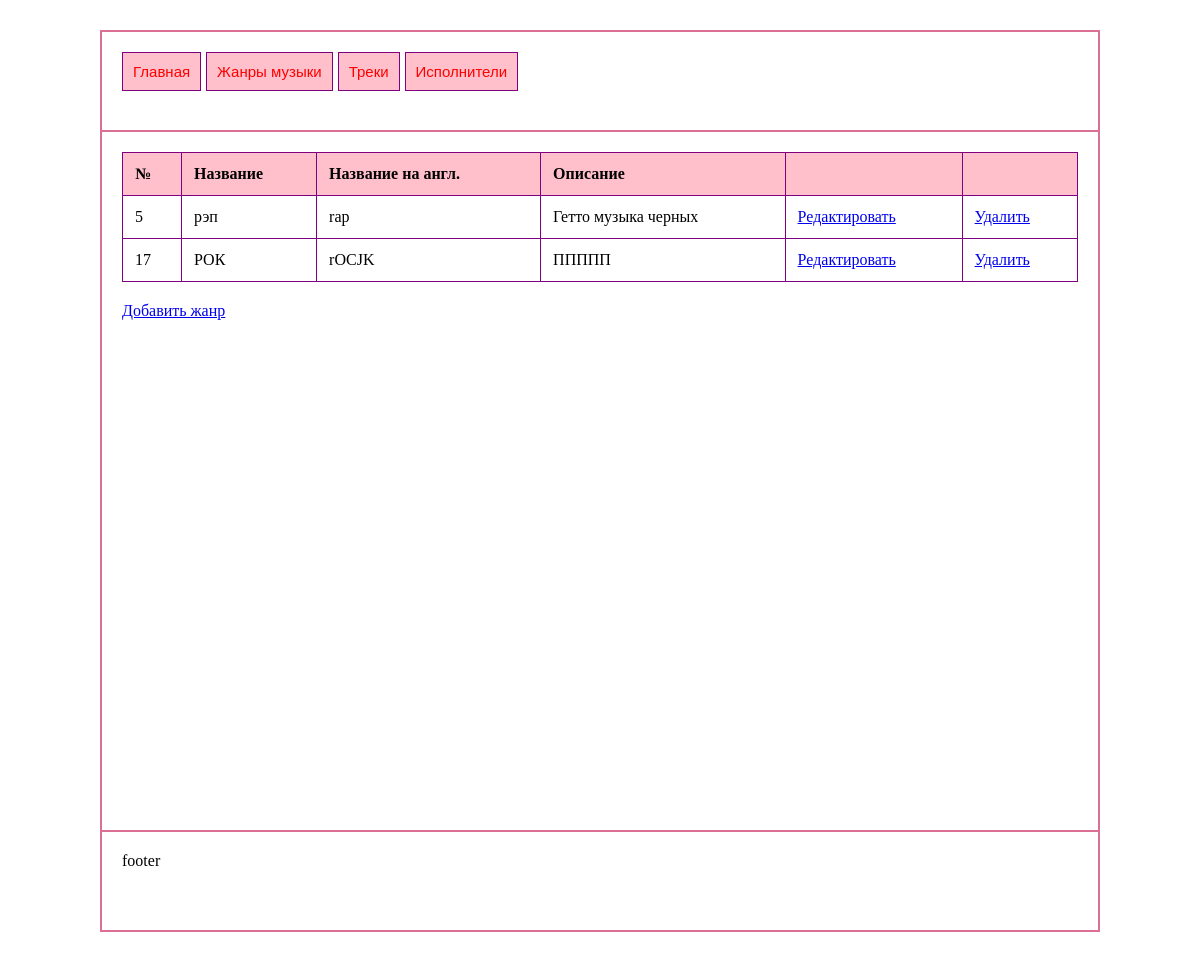
Page /janri/ on the earlier database version.
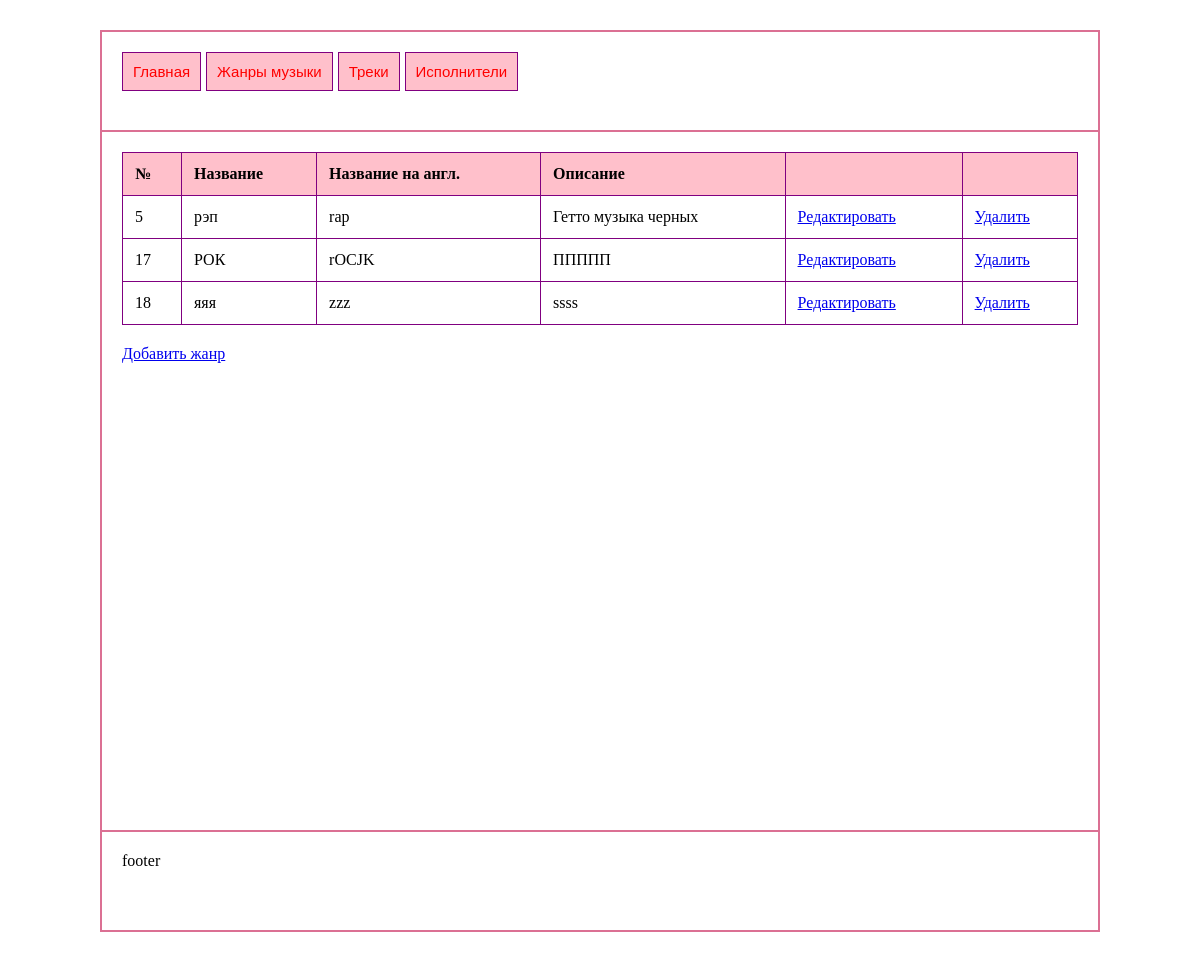
Same page on the later database version.
### main/models.py (models this page shows, shortened)
class Janri(models.Model):
    name_en = models.CharField(max_length=100)
    name_ru = models.CharField(max_length=100)
    description = models.TextField()

### main/views.py (the view)
# urls.py: path('janri/',views.genres),
def genres(request):
    janri = Janri.objects.all()
    return render(request, 'genres.html',{'janri':janri})

### main/templates/genres.html (shortened to what this page needs)
<!DOCTYPE html>
{% load static %}
<html lang="en">
<head>
    <link rel="stylesheet" href="{% static "styles.css" %}" />
</head>
<body>
    <div id="wrapper">
	<div id="header">
		<div id="menu">
	<a href="/">Главная</a>
	<a href="/janri/" >Жанры музыки</a>
	<a href="/Tracks/">Треки</a>
    <a href="/artists/">Исполнители</a>
</div>
	</div>
	<div id="container">
		<div id="content">
			<table>
                <thead>
                    <tr>
                        <th>№</th>
                        <th>Название</th>
                        <th>Название на англ.</th>
                        <th>Описание</th>
                        <th></th>
                        <th></th>
                        </tr>
                        </thead>
            <tbody>
                {% for g in janri %}
                <tr>
                    <td>{{g.id}}</td>
                    <td>{{g.name_ru}}</td>
                    <td>{{g.name_en}}</td>
                    <td>{{g.description}}</td>
                    <td><a href="/edite/{{g.id}}">Редактировать</a></td>
                    <td><a href="/deleteop/{{g.id}}">Удалить</a></td>
                </tr>
                {% endfor %}
            </tbody>
            </table>
            <a href="/add_genre/">Добавить жанр</a>
		</div>
	</div>
	<div id="footer">
		footer
	</div>
</div>
</body>
</html>

Differences in the rows shown:
added Janri: id "18", name_ru "яяя", name_en "zzz", description "ssss"
